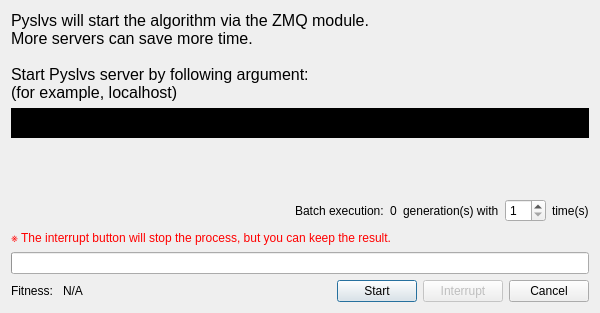
<?xml version="1.0" encoding="UTF-8"?>
<ui version="4.0">
 <class>Dialog</class>
 <widget class="QDialog" name="Dialog">
  <property name="geometry">
   <rect>
    <x>0</x>
    <y>0</y>
    <width>600</width>
    <height>313</height>
   </rect>
  </property>
  <property name="minimumSize">
   <size>
    <width>600</width>
    <height>313</height>
   </size>
  </property>
  <property name="maximumSize">
   <size>
    <width>600</width>
    <height>313</height>
   </size>
  </property>
  <property name="windowTitle">
   <string>Dimensional Synthesis</string>
  </property>
  <property name="windowIcon">
   <iconset resource="../../../icons.qrc">
    <normaloff>:/icons/DimensionalSynthesis.png</normaloff>:/icons/DimensionalSynthesis.png</iconset>
  </property>
  <property name="modal">
   <bool>true</bool>
  </property>
  <layout class="QVBoxLayout" name="verticalLayout">
   <item>
    <widget class="QLabel" name="label">
     <property name="text">
      <string>&lt;html&gt;&lt;head/&gt;&lt;body&gt;&lt;p&gt;&lt;span style=&quot; font-size:12pt;&quot;&gt;Pyslvs will start the algorithm via the ZMQ module.&lt;br/&gt;More servers can save more time.&lt;br/&gt;&lt;br/&gt;Start Pyslvs server by following argument:&lt;br/&gt;(for example, localhost)&lt;/span&gt;&lt;/p&gt;&lt;/body&gt;&lt;/html&gt;</string>
     </property>
     <property name="wordWrap">
      <bool>true</bool>
     </property>
    </widget>
   </item>
   <item>
    <widget class="QTextBrowser" name="argumentText">
     <property name="sizePolicy">
      <sizepolicy hsizetype="Expanding" vsizetype="Fixed">
       <horstretch>0</horstretch>
       <verstretch>0</verstretch>
      </sizepolicy>
     </property>
     <property name="maximumSize">
      <size>
       <width>16777215</width>
       <height>30</height>
      </size>
     </property>
     <property name="styleSheet">
      <string notr="true">background-color: rgb(0, 0, 0);
color: rgb(255, 255, 255);</string>
     </property>
     <property name="verticalScrollBarPolicy">
      <enum>Qt::ScrollBarAlwaysOff</enum>
     </property>
    </widget>
   </item>
   <item>
    <spacer name="verticalSpacer">
     <property name="orientation">
      <enum>Qt::Vertical</enum>
     </property>
     <property name="sizeHint" stdset="0">
      <size>
       <width>20</width>
       <height>40</height>
      </size>
     </property>
    </spacer>
   </item>
   <item>
    <layout class="QHBoxLayout" name="horizontalLayout_2">
     <item>
      <spacer name="horizontalSpacer_2">
       <property name="orientation">
        <enum>Qt::Horizontal</enum>
       </property>
       <property name="sizeHint" stdset="0">
        <size>
         <width>40</width>
         <height>20</height>
        </size>
       </property>
      </spacer>
     </item>
     <item>
      <widget class="QLabel" name="label_4">
       <property name="text">
        <string>Batch execution:</string>
       </property>
      </widget>
     </item>
     <item>
      <widget class="QLabel" name="maxGen_label">
       <property name="text">
        <string>0</string>
       </property>
      </widget>
     </item>
     <item>
      <widget class="QLabel" name="label_7">
       <property name="text">
        <string>generation(s) with</string>
       </property>
      </widget>
     </item>
     <item>
      <widget class="QSpinBox" name="loopTime">
       <property name="minimum">
        <number>1</number>
       </property>
       <property name="maximum">
        <number>10</number>
       </property>
      </widget>
     </item>
     <item>
      <widget class="QLabel" name="label_5">
       <property name="text">
        <string>time(s)</string>
       </property>
      </widget>
     </item>
    </layout>
   </item>
   <item>
    <widget class="QLabel" name="label_2">
     <property name="text">
      <string>&lt;html&gt;&lt;head/&gt;&lt;body&gt;&lt;p&gt;&lt;span style=&quot; color:#ff0000;&quot;&gt;※ The interrupt button will stop the process, but you can keep the result.&lt;/span&gt;&lt;/p&gt;&lt;/body&gt;&lt;/html&gt;</string>
     </property>
     <property name="wordWrap">
      <bool>true</bool>
     </property>
    </widget>
   </item>
   <item>
    <widget class="QProgressBar" name="progressBar">
     <property name="textVisible">
      <bool>true</bool>
     </property>
     <property name="format">
      <string>%v / %m generations (%p%)</string>
     </property>
    </widget>
   </item>
   <item>
    <layout class="QHBoxLayout" name="horizontalLayout">
     <property name="spacing">
      <number>6</number>
     </property>
     <item>
      <widget class="QLabel" name="label_3">
       <property name="text">
        <string>Fitness: </string>
       </property>
      </widget>
     </item>
     <item>
      <widget class="QLabel" name="fitness_label">
       <property name="text">
        <string>N/A</string>
       </property>
      </widget>
     </item>
     <item>
      <spacer name="horizontalSpacer">
       <property name="orientation">
        <enum>Qt::Horizontal</enum>
       </property>
       <property name="sizeHint" stdset="0">
        <size>
         <width>40</width>
         <height>20</height>
        </size>
       </property>
      </spacer>
     </item>
     <item>
      <widget class="QPushButton" name="Start">
       <property name="text">
        <string>Start</string>
       </property>
      </widget>
     </item>
     <item>
      <widget class="QPushButton" name="Interrupt">
       <property name="enabled">
        <bool>false</bool>
       </property>
       <property name="text">
        <string>Interrupt</string>
       </property>
      </widget>
     </item>
     <item>
      <widget class="QDialogButtonBox" name="buttonBox">
       <property name="sizePolicy">
        <sizepolicy hsizetype="Fixed" vsizetype="Fixed">
         <horstretch>0</horstretch>
         <verstretch>0</verstretch>
        </sizepolicy>
       </property>
       <property name="standardButtons">
        <set>QDialogButtonBox::Cancel</set>
       </property>
      </widget>
     </item>
    </layout>
   </item>
  </layout>
 </widget>
 <resources>
  <include location="../../../icons.qrc"/>
 </resources>
 <connections>
  <connection>
   <sender>buttonBox</sender>
   <signal>rejected()</signal>
   <receiver>Dialog</receiver>
   <slot>reject()</slot>
   <hints>
    <hint type="sourcelabel">
     <x>266</x>
     <y>213</y>
    </hint>
    <hint type="destinationlabel">
     <x>199</x>
     <y>149</y>
    </hint>
   </hints>
  </connection>
 </connections>
</ui>
